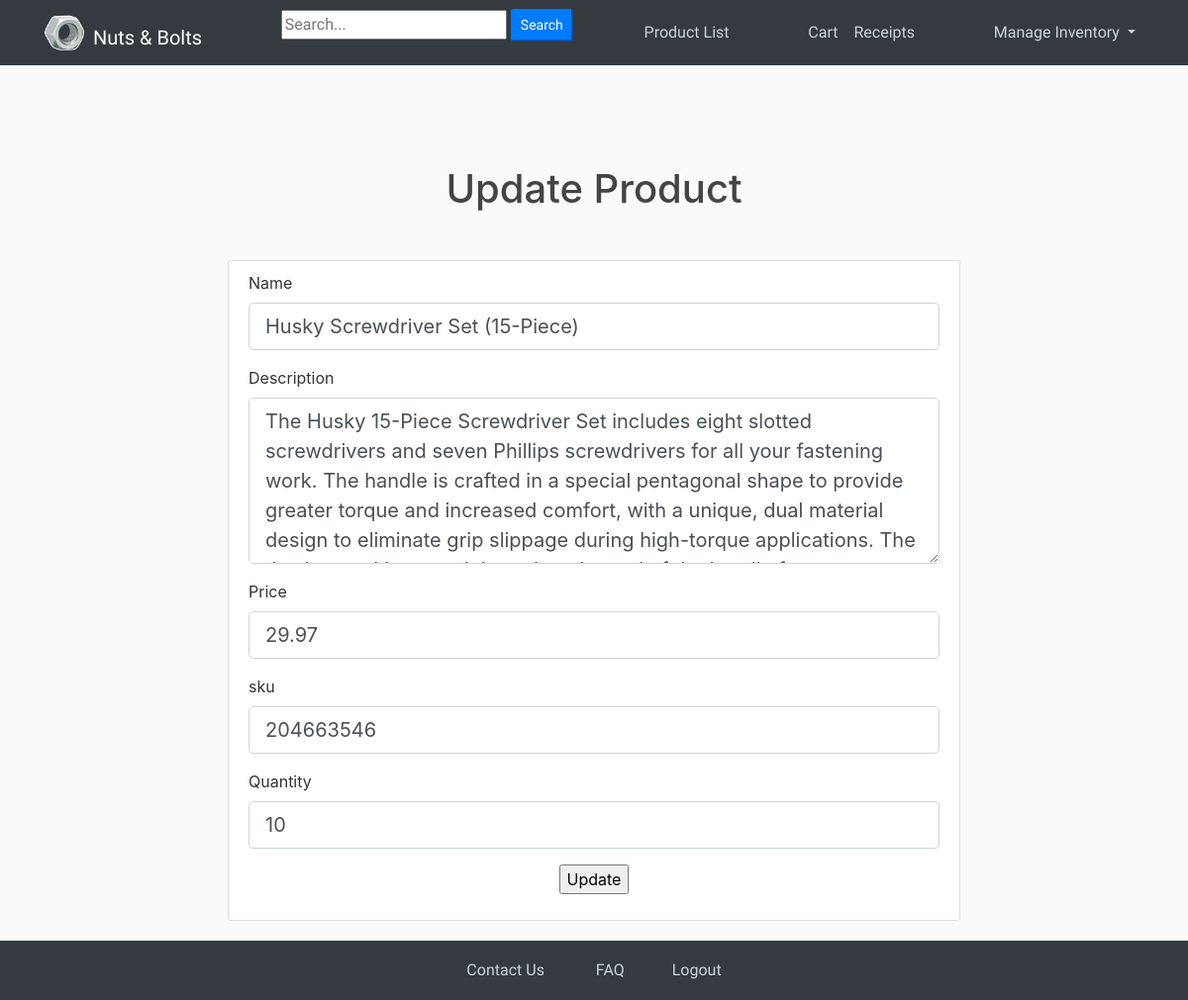
The page /management/update_inventory/1 (signed in) on the database as committed earlier.
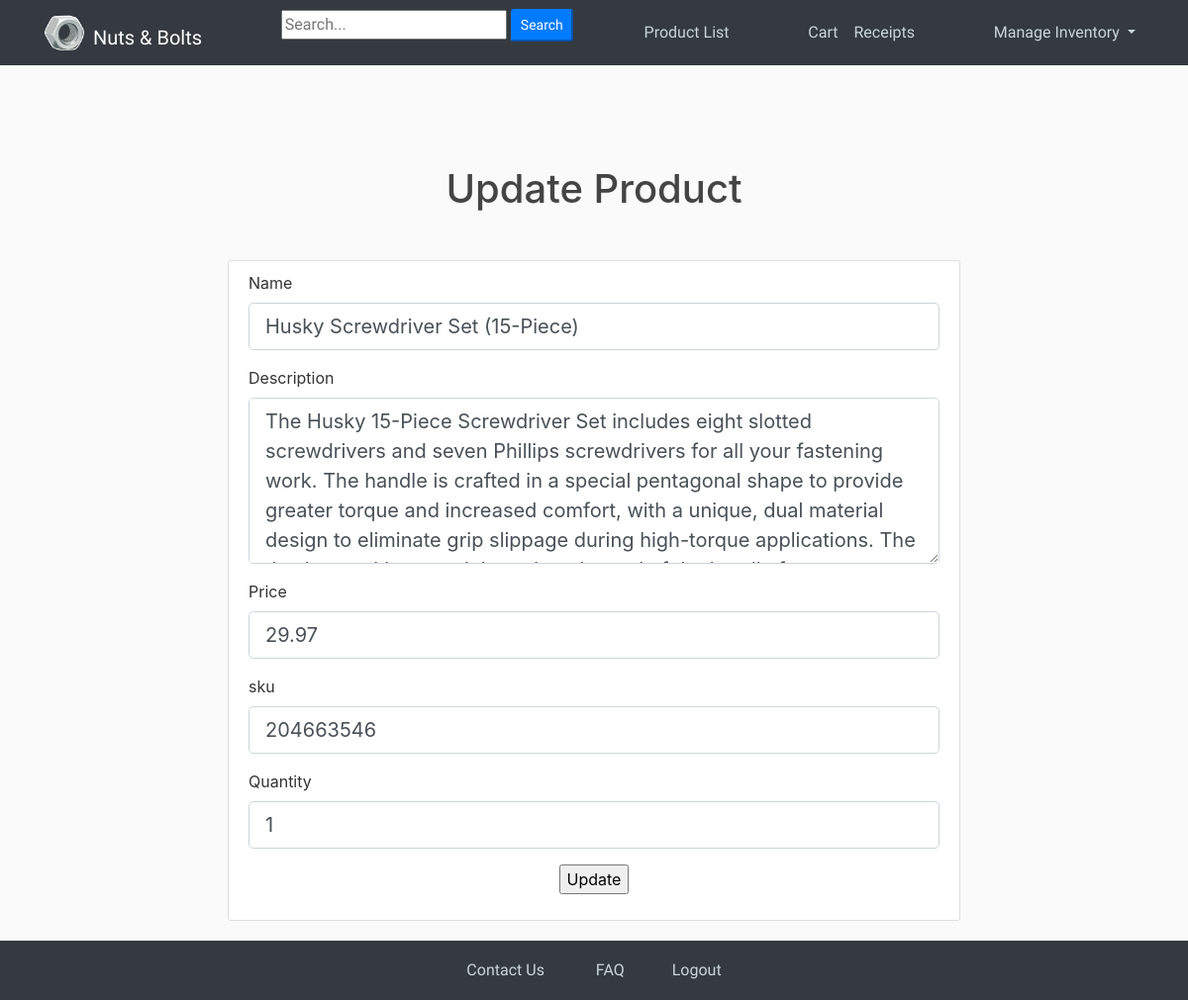
The same page on the database as committed later.
### nuts_and_bolts/models.py (models this page shows, shortened)
class Product(db.Model):
    id = db.Column(db.Integer, primary_key=True)
    sku = db.Column(db.Integer, nullable=False, unique=True)
    name = db.Column(db.String, nullable=False, unique=True)
    price = db.Column(db.String, nullable=False)
    description = db.Column(db.Text)
    quantity = db.Column(db.Integer, nullable=False, default=0)
    receipt_products = db.relationship(
        'ReceiptProducts', back_populates='product')

### nuts_and_bolts/management/routes.py (the view, shortened to what this page needs)
@management.route('/management/update_inventory/<int:product_id>',  methods=['GET', 'POST'])
@login_required
def update_inventory(product_id):
    product = Product.query.get_or_404(product_id)
    form = InventoryForm()
    form.id.data = product.id
    form.name.data = product.name
    form.description.data = product.description
    form.price.data = product.price
    form.sku.data = product.sku
    form.quantity.data = int(product.quantity)
    form.submit.label.text = 'Update'
    return render_template('update_inventory.html', form=form)

### nuts_and_bolts/management/forms.py
class InventoryForm(FlaskForm):
    id = HiddenField('ID')
    name = StringField('Name', validators=[DataRequired(), check_name])
    description = TextAreaField('Description', validators=[DataRequired()])
    price = StringField('Price', validators=[DataRequired(), check_price])
    sku = StringField('sku', validators=[DataRequired(), check_sku])
    quantity = StringField('Quantity', validators=[
                           DataRequired(), check_quantity])
    submit = SubmitField('Submit')

### nuts_and_bolts/models.py (called while the page is built)
@login_manager.user_loader
def load_user(user_id):
    return User.query.get(int(user_id))

### nuts_and_bolts/templates/update_inventory.html (shortened to what this page needs)
{% extends "layout.html" %}
{% block content %}
<div class="my-5">
    <h1 class="text-center">Update Product</h1>
</div>
<div class="content-section col-md-8 center">
    <form method="POST" action="">
        <fieldset class="form-group">
            <div class="form-group">{{ form.name.label(class="form-control-label")}}
                {% if form.name.errors %}
                {{ form.name(class="form-control form-control-lg is-invalid") }}
                <div class="invalid-feedback">
                    {% for error in form.name.errors %}
                    <span>{{ error }}</span>
                    {% endfor %}
                </div>
                {% else %}
                {{ form.name(class="form-control form-control-lg") }}
                {% endif %}
            </div>
            <div class="form-group">{{ form.description.label(class="form-control-label")}}
                {% if form.description.errors %}
                {{ form.description(class="form-control form-control-lg is-invalid") }}
                <div class="invalid-feedback">
                    {% for error in form.description.errors %}
                    <span>{{ error }}</span>
                    {% endfor %}
                </div>
                {% else %}
                {{ form.description(class="form-control form-control-lg", rows="5") }}
                {% endif %}
            </div>
            <div class="form-group">{{ form.price.label(class="form-control-label")}}
                {% if form.price.errors %}
                {{ form.price(class="form-control form-control-lg is-invalid") }}
                <div class="invalid-feedback">
                    {% for error in form.price.errors %}
                    <span>{{ error }}</span>
                    {% endfor %}
                </div>
                {% else %}
                {{ form.price(class="form-control form-control-lg") }}
                {% endif %}
            </div>
            <div class="form-group">{{ form.sku.label(class="form-control-label")}}
                {% if form.sku.errors %}
                {{ form.sku(class="form-control form-control-lg is-invalid") }}
                <div class="invalid-feedback">
                    {% for error in form.sku.errors %}
                    <span>{{ error }}</span>
                    {% endfor %}
                </div>
                {% else %}
                {{ form.sku(class="form-control form-control-lg") }}
                {% endif %}
            </div>
            <div class="form-group">{{ form.quantity.label(class="form-control-label")}}
                {% if form.quantity.errors %}
                {{ form.quantity(class="form-control form-control-lg is-invalid") }}
                <div class="invalid-feedback">
                    {% for error in form.quantity.errors %}
                    <span>{{ error }}</span>
                    {% endfor %}
                </div>
                {% else %}
                {{ form.quantity(class="form-control form-control-lg") }}
                {% endif %}
            </div>
            <div class="text-center">{{ form.submit }}</div>
        </fieldset>
    </form>
</div>
{% endblock content %}

### nuts_and_bolts/templates/layout.html (shortened to what this page needs)
﻿<!DOCTYPE html>
<html>
<head>
  <link rel="stylesheet" type="text/css" href="{{ url_for('static', filename = 'css/bootstrap.min.css') }}">
  <link rel="stylesheet" type="text/css" href="{{ url_for('static', filename = 'css/main.css') }}">
  <link rel="stylesheet" type="text/css" href="{{ url_for('static', filename = 'css/sticky-footer-navbar.css') }}">
</head>
<body>
  <header class="site-header nav-font">
    <nav class="navbar navbar-expand-lg bg-dark navbar-dark fixed-top">
      <div class="container">
        <a class="navbar-brand" href="{{ url_for('main.home') }}">
          <img src="{{ url_for('static', filename = 'logos/logo.png') }}" class="d-inline-block align-middle"
            style="height: 40px;width: auto;">
          <span class="ml-1 align-bottom">Nuts & Bolts</span>
        </a>
        <div class="collapse navbar-collapse" id="navbarToggle">
          <div class="navbar-nav ml-auto">
            <form method="POST" action="{{ url_for('main.search') }}">
              <input type="text" placeholder="Search..." name="search">
              <input type="submit" value="Search" class="btn-sm btn-primary">
            </form>
          </div>
          <div class="navbar-nav ml-auto">
            <a class="nav-item nav-link" href="{{ url_for('products.product_list') }}">Product List</a>
          </div>
          <div class="navbar-nav ml-auto">
            <a class="nav-item nav-link" href="{{ url_for('cart.show_cart') }}">Cart</a>
            <a class="nav-item nav-link" href="{{ url_for('receipts.all_receipts') }}">Receipts</a>
          </div>
          {%- if current_user.is_authenticated -%}
          <div class="navbar-nav ml-auto">
            <div class="nav-item dropdown">
              <a class="nav-link dropdown-toggle" href="#" id="navbarDropdownMenuLinkManageInventory"
                data-toggle="dropdown" aria-haspopup="true" aria-expanded="false">
                Manage Inventory
              </a>
            </div>
          </div>
          {%- endif -%}
        </div>
      </div>
    </nav>
  </header>
  <main role="main" class="container">
    <div class="row">
      <div class="w-100 mx-15px">
        {% block content %}{% endblock %}
      </div>
    </div>
  </main>
  <footer class="footer bg-dark">
    <div class="container nav-font text-center">
      <a class="mx-4" href="{{ url_for('main.contact_us') }}">Contact Us</a>
      <a class="mx-4" href="{{ url_for('main.faq') }}">FAQ</a>
      {%- if current_user.is_authenticated -%}
      <a href="{{ url_for('auth.logout') }}" class="mx-4">Logout</a>
      {%- else -%}
      <a href="{{ url_for('auth.login') }}" class="mx-4">Login</a>
      {%- endif -%}
    </div>
  </footer>
</body>
</html>

### nuts_and_bolts/static/css/main.css (style rules this page uses)
body { background: #fafafa; color: #333333; margin-top: 75px; }
h1, h2, h3, h4, h5, h6 { color: #444444; }
.site-header .navbar-nav .nav-link, .nav-font a { color: #cbd5db; }
.content-section { background: #ffffff; padding: 10px 20px; border: 1px solid #dddddd; border-radius: 3px; margin: 0; }
.center { margin-left: auto !important; margin-right: auto !important; }
.mx-15px { margin-left: 15px; margin-right: 15px; }
.nav-font { font-family: 'Special Elite'; font-style: normal; font-weight: 400; font-display: swap; src: local('Special Elite Regular'), local('SpecialElite-Regular'), url(https://fonts.gstatic.com/s/specialelite/v11/XLYgIZbkc4JPUL5CVArUVL0ntnAOSA.woff2) format('woff2'); unicode-range: U+0000-00FF, U+0131, U+0152-0153, U+02BB-02BC, U+02C6, U+02DA, U+02DC, U+2000-206F, U+2074, U+20AC, U+2122, U+2191, U+2193, U+2212, U+2215, U+FEFF, U+FFFD; text-decoration: none; }

### nuts_and_bolts/static/css/sticky-footer-navbar.css (style rules this page uses)
html { position: relative; min-height: 100%; }
body { margin-bottom: 60px; }
.footer { position: absolute; bottom: 0; width: 100%; height: 60px; line-height: 60px; background-color: #f5f5f5; }
body > .container { padding: 20px 15px 20px; }
.footer > .container { padding-right: 15px; padding-left: 15px; }

Rows that differ between the two databases and show on the page:
changed Product "Husky Screwdriver Set (15-Piece)": quantity "10" → "1"
